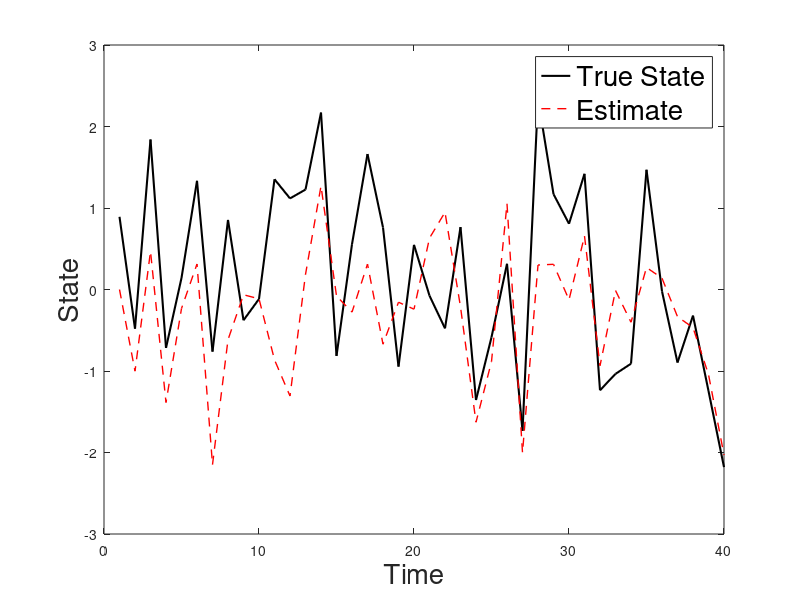

Write MATLAB code to recreate this figure.
clear all
close all
clc

% TWO STAGE PARTICLE FILTER__________________________________________
% SSM:
% x(t) = C*g( x(t-1) ) + Gaussian noise
% y(t) = exp( x(t)/2 ) + Gaussian noise


% Create data
% Time series length
T = 40;

% State dimension
dx = 20;
dy = 10;

% State, Observation, and Proposal noise
var_x = 1;
var_y = 0.1;
var = 1;

% State and observation coeff
C = unifrnd(-0.1, 0.1, dx,dx);
H = unifrnd(-2, 2, dy, dx);

for j = 1:dx
    idx = setdiff(datasample(1:dx, round(0.3*dx)), j);
    C(j,idx) = 0;
end

for j=1:dy
    idx = setdiff(datasample(1:dx, round(0.4*dx)), j);
    H(j,idx) = 0;
end

% State transition and observation functions
g = @(x) 1./(1 + exp(-x));
h = @(x) exp(-0.5*x);

% Initialize arrays for true state x and observation y
x = zeros(dx, T);
y = zeros(dy, T);
x(:,1) = rand(dx,1);

% Time series data
for t = 2:T
    x(:,t) = C*g(x(:,t-1)) + mvnrnd(zeros(1,dx), var_x*eye(dx))';
    y(:,t) = H*h(x(:,t)) + mvnrnd(zeros(1,dy), var_y*eye(dy))';
end

% TPF settings
M = 300;
beta = 0.2;

% Initialize 
x_particles = rand(dx,M);
x_old = x_particles;
x_est = zeros(dx, T);


B = 0.2:0.2:1;
b_size = length(B);

for t=2:T

    % FIRST STAGE
    % Propose iniital particles based on model transition
    for m = 1:M
        tr_mean(:,m) = C*g(x_old(:,m));
        x_particles(:,m) = mvnrnd(tr_mean(:,m), var_x*eye(dx))';
    end

    x_predicted = mean(x_particles,2);
    states_idx = 1:dx;

    % Modify proposal
    for j = 1:dy
        % Choose a random dimension
        k = datasample(states_idx, 1);

        for m = 1:M
            x_predicted(k) = x_particles(k,m);
            % Compute likelihood
            % - 0.5*log(2*pi*var_y)
            ln_p(m) = - (0.5/var_y)*(y(j,t) - H(j,:)*h(x_predicted) ).^2;
        end 
        p = exp(ln_p - max(ln_p));

        % Find max
        if (length(find(p == max(p))) ~= 1)
            m_star(j) = datasample(1:M, 1);
        else
            m_star(j) = find(p == max(p));
        end

        % Form proposed mean from particles with ML
        x_predicted(k) = x_particles(k, m_star(j));
        states_idx = setdiff(states_idx, k);
    end   

    % Beta

    % SECOND STAGE
    % Propose new particles
    for m = 1:M
        % New mean
        new_mean = beta*x_predicted + (1 - beta)*tr_mean(:,m);
        new_var = beta^2*var_x + (1- beta)^2*var;
        x_particles(:,m) = mvnrnd(new_mean, new_var*eye(dx))';

        ln_l(m) = - 0.5*dx*log(2*pi*var_y) - (0.5/var_y)*sum( (y(:,t) - H*h(x_particles(:,m)) ).^2 ) ;
        ln_t(m) = - 0.5*dx*log(2*pi*var_x) - (0.5/var_x)*sum( (x_particles(:,m) - tr_mean(:,m) ).^2 ) ;
        ln_q(m) = - 0.5*dx*log(2*pi*new_var) - (0.5/new_var)*sum( (x_particles(:,m) - new_mean ).^2 ) ;  

        ln_w(m) = ln_l(m) + ln_t(m) - ln_q(m);
    end

    w = exp(ln_w - max(ln_w));
    w = w./sum(w);


    % Resample
    idx = datasample(1:M, M, 'Weights',w);

    % Set new particles
    x_particles = x_particles(:,idx);
    x_old = x_particles;
    x_est(:,t) = mean(x_particles,2);


end

% Plot trajectory of random state
j = datasample(1:dx, 1);
plot(x(j,:), 'k', 'LineWidth',1.5)
hold on
plot(x_est(j,:), 'r', 'LineStyle','--', 'LineWidth',1)
xlabel('Time', 'FontSize',20)
ylabel('State', 'FontSize',20)
legend('True State', 'Estimate', 'FontSize', 20)











